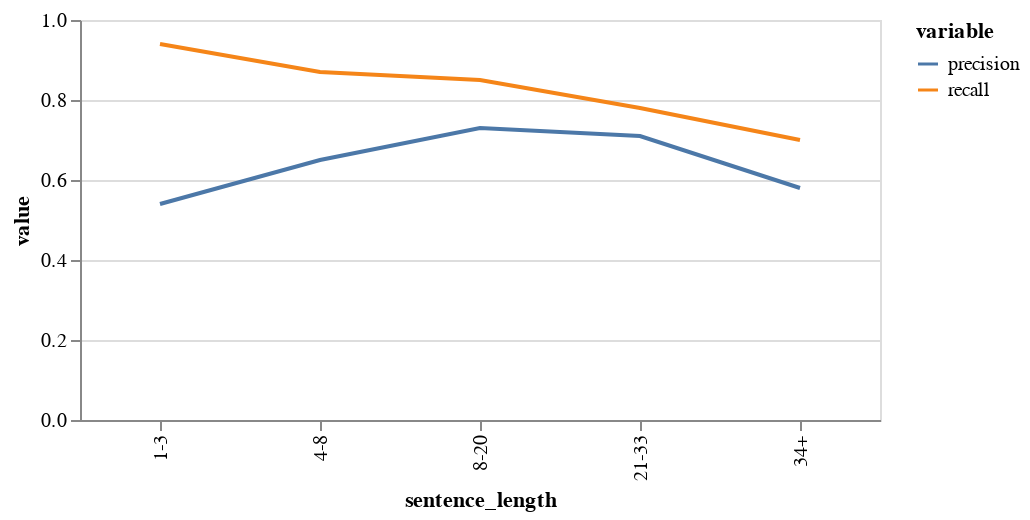

This figure's notebook cell:
### Code cell
performancebylength

### Figure 1 — Vega-Lite specification as saved in the notebook (floating-point values rounded to 4 significant figures)
{"config": {"view": {"continuousWidth": 400, "continuousHeight": 300}}, "data": {"name": "data-6a8903087957a86e09508e9e8075bf6c"}, "mark": "line", "encoding": {"color": {"type": "nominal", "field": "variable"}, "x": {"type": "nominal", "field": "sentence_length", "sort": ["1-3", "4-8", "8-20", "21-33", "34+"]}, "y": {"type": "quantitative", "field": "value"}}, "height": 200, "width": 400, "$schema": "https://vega.github.io/schema/vega-lite/v4.0.2.json", "datasets": {"data-6a8903087957a86e09508e9e8075bf6c": [{"sentence_length": "1-3", "variable": "precision", "value": 0.54}, {"sentence_length": "4-8", "variable": "precision", "value": 0.65}, {"sentence_length": "8-20", "variable": "precision", "value": 0.73}, {"sentence_length": "21-33", "variable": "precision", "value": 0.71}, {"sentence_length": "34+", "variable": "precision", "value": 0.58}, {"sentence_length": "1-3", "variable": "recall", "value": 0.94}, {"sentence_length": "4-8", "variable": "recall", "value": 0.87}, {"sentence_length": "8-20", "variable": "recall", "value": 0.85}, {"sentence_length": "21-33", "variable": "recall", "value": 0.78}, {"sentence_length": "34+", "variable": "recall", "value": 0.7}]}}
